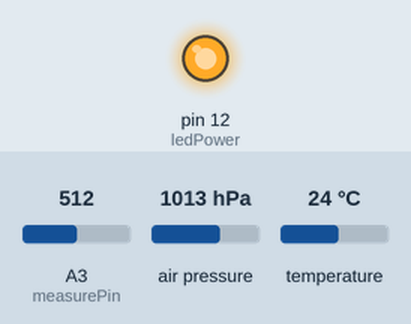
Simulated run of this sketch. Board: Arduino Uno, built with avr-gcc and run on an emulated ATmega328P. Parts: output pins drawn as LEDs (lit = HIGH). Inputs (shaded band) come from the test bench; at power-on: A3 (measurePin) = 512, air pressure 1013 hPa, temperature 24 °C. Pins used as bus, display or sensor lines are not drawn; what the sketch prints to the serial monitor is not drawn.

Above: at 0.1 s.
Timing chart, 0 to 1.6 s (numbered marks = the images above):
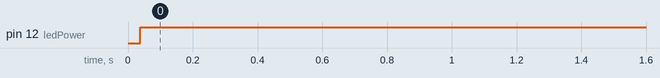

Measured:
- by itself, pin 12 (ledPower): LOW → HIGH at 0.04 s

The sketch:

three_sensor_test.ino
```cpp
#include <SFE_BMP180.h>
#include <Wire.h>

// Most code pieced together from Arduino example libraries and
// http://bildr.org/2012/11/sht15-arduino/
// http://arduinodev.woofex.net/2012/12/01/standalone-sharp-dust-sensor/
// BMP180
SFE_BMP180 pressure;
double baseline; // baseline pressure

// SHT15 pins
int SHT_clockPin = 3;  // pin used for clock
int SHT_dataPin  = 2;  // pin used for data

// Sharp Sensor
int measurePin = 3;
int ledPower = 12;

int samplingTime = 280;
int deltaTime = 40;
int sleepTime = 9680;

float voMeasured = 0;
float calcVoltage = 0;
float dustDensity = 0;

boolean readyToOutput;

void setup()
{
  Serial.begin(9600);
  Serial.println("REBOOT");
  readyToOutput = false;
  // Initialize the sensor (it is important to get calibration values stored on the device).

  if (!pressure.begin())
  {
    // Oops, something went wrong, this is usually a connection problem,
    // see the comments at the top of this sketch for the proper connections.

    Serial.println("BMP180 init fail (disconnected?)\n\n");
    while(1); // Pause forever.
  }
  pinMode(ledPower,OUTPUT);
}

void loop()
{

  // BMP180-------------------------------------------------------
  double P;

  // Get a new pressure reading:
  P = getPressure();

  // SHT15--------------------------------------------------------
  float temperature = getTemperature();
  float humidity = getHumidity();

  // SHARP--------------------------------------------------------
  // http://arduinodev.woofex.net/2012/12/01/standalone-sharp-dust-sensor/
  digitalWrite(ledPower,LOW); // power on the LED
  delayMicroseconds(samplingTime);

  voMeasured = analogRead(measurePin); // read the dust value

  delayMicroseconds(deltaTime);
  digitalWrite(ledPower,HIGH); // turn the LED off
  delayMicroseconds(sleepTime);

  // 0 - 5.0V mapped to 0 - 1023 integer values
  // recover voltage
  calcVoltage = voMeasured * (5.0 / 1024.0); // change from 3v3 -> 5

  // linear equation taken from http://www.howmuchsnow.com/arduino/airquality/
  // Chris Nafis (c) 2012
  dustDensity = 0.17 * calcVoltage - 0.1;

  // PRINT--------------------------------------------------------
  Serial.print(String(P) + ",");
  Serial.print(String(temperature) + ",");
  Serial.print(String(humidity) + ",");
  Serial.print(String(voMeasured) + ",");
  Serial.print(String(calcVoltage) + ",");
  Serial.println(dustDensity, 4);

  // DELAY---------------------------------------------------------
  delay(1000);
}

// 121-142 reading in class 10,000, roughly same in class 100
//


double getPressure()
{
  char status;
  double T,P,p0,a;

  // You must first get a temperature measurement to perform a pressure reading.

  // Start a temperature measurement:
  // If request is successful, the number of ms to wait is returned.
  // If request is unsuccessful, 0 is returned.

  status = pressure.startTemperature();
  if (status != 0)
  {
    // Wait for the measurement to complete:

    delay(status);

    // Retrieve the completed temperature measurement:
    // Note that the measurement is stored in the variable T.
    // Use '&T' to provide the address of T to the function.
    // Function returns 1 if successful, 0 if failure.

    status = pressure.getTemperature(T);
    if (status != 0)
    {
      // Start a pressure measurement:
      // The parameter is the oversampling setting, from 0 to 3 (highest res, longest wait).
      // If request is successful, the number of ms to wait is returned.
      // If request is unsuccessful, 0 is returned.

      status = pressure.startPressure(3);
      if (status != 0)
      {
        // Wait for the measurement to complete:
        delay(status);

        // Retrieve the completed pressure measurement:
        // Note that the measurement is stored in the variable P.
        // Use '&P' to provide the address of P.
        // Note also that the function requires the previous temperature measurement (T).
        // (If temperature is stable, you can do one temperature measurement for a number of pressure measurements.)
        // Function returns 1 if successful, 0 if failure.

        status = pressure.getPressure(P,T);
        if (status != 0)
        {
          return(P);
        }
        else Serial.println("error retrieving pressure measurement\n");
      }
      else Serial.println("error starting pressure measurement\n");
    }
    else Serial.println("error retrieving temperature measurement\n");
  }
  else Serial.println("error starting temperature measurement\n");
}


float getTemperature(){
  //Return Temperature in Celsius
  SHT_sendCommand(B00000011, SHT_dataPin, SHT_clockPin);
  SHT_waitForResult(SHT_dataPin);
  int val = SHT_getData(SHT_dataPin, SHT_clockPin);
  SHT_skipCrc(SHT_dataPin, SHT_clockPin);
  return (float)val * 0.01 - 40; //convert to celsius
}

float getHumidity(){
  //Return  Relative Humidity
  SHT_sendCommand(B00000101, SHT_dataPin, SHT_clockPin);
  SHT_waitForResult(SHT_dataPin);
  int val = SHT_getData(SHT_dataPin, SHT_clockPin);
  SHT_skipCrc(SHT_dataPin, SHT_clockPin);
  return -4.0 + 0.0405 * val + -0.0000028 * val * val;
}


void SHT_sendCommand(int command, int dataPin, int clockPin){
  // send a command to the SHTx sensor
  // transmission start
  pinMode(dataPin, OUTPUT);
  pinMode(clockPin, OUTPUT);
  digitalWrite(dataPin, HIGH);
  digitalWrite(clockPin, HIGH);
  digitalWrite(dataPin, LOW);
  digitalWrite(clockPin, LOW);
  digitalWrite(clockPin, HIGH);
  digitalWrite(dataPin, HIGH);
  digitalWrite(clockPin, LOW);

  // shift out the command (the 3 MSB are address and must be 000, the last 5 bits are the command)
  shiftOut(dataPin, clockPin, MSBFIRST, command);

  // verify we get the right ACK
  digitalWrite(clockPin, HIGH);
  pinMode(dataPin, INPUT);

  if (digitalRead(dataPin)) Serial.println("ACK error 0");
  digitalWrite(clockPin, LOW);
  if (!digitalRead(dataPin)) Serial.println("ACK error 1");
}


void SHT_waitForResult(int dataPin){
  // wait for the SHTx answer
  pinMode(dataPin, INPUT);

  int ack; //acknowledgement

  //need to wait up to 2 seconds for the value
  for (int i = 0; i < 1000; ++i){
    delay(2);
    ack = digitalRead(dataPin);
    if (ack == LOW) break;
  }

  if (ack == HIGH) Serial.println("ACK error 2");
}

int SHT_getData(int dataPin, int clockPin){
  // get data from the SHTx sensor

  // get the MSB (most significant bits)
  pinMode(dataPin, INPUT);
  pinMode(clockPin, OUTPUT);
  byte MSB = shiftIn(dataPin, clockPin, MSBFIRST);

  // send the required ACK
  pinMode(dataPin, OUTPUT);
  digitalWrite(dataPin, HIGH);
  digitalWrite(dataPin, LOW);
  digitalWrite(clockPin, HIGH);
  digitalWrite(clockPin, LOW);

  // get the LSB (less significant bits)
  pinMode(dataPin, INPUT);
  byte LSB = shiftIn(dataPin, clockPin, MSBFIRST);
  return ((MSB << 8) | LSB); //combine bits
}

void SHT_skipCrc(int dataPin, int clockPin){
  // skip CRC data from the SHTx sensor
  pinMode(dataPin, OUTPUT);
  pinMode(clockPin, OUTPUT);
  digitalWrite(dataPin, HIGH);
  digitalWrite(clockPin, HIGH);
  digitalWrite(clockPin, LOW);
}
```
